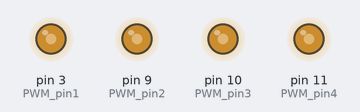
Recording of a sketch running on a simulated Arduino Uno, built with avr-gcc and run on an emulated ATmega328P. On the bench: output pins drawn as LEDs (lit = HIGH).

Above: at 0.1 s.
Timing chart, 0 to 1.6 s (numbered marks = the images above):
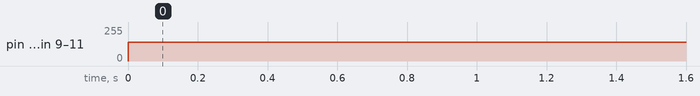

Measured:
- by itself, pin 3 (PWM_pin1), pin 9 (PWM_pin2), pin 10 (PWM_pin3), pin 11 (PWM_pin4): 0/255 → 140/255 at 0.00 s

The sketch:

pwn_test_20191011.ino
```cpp
int PWM_pin1 = 3;
int PWM_pin2 = 9;
int PWM_pin3 = 10;
int PWM_pin4 = 11;
int pwm_percent = 2.55*55;

void setup()
{
  pinMode(PWM_pin1, OUTPUT);
  pinMode(PWM_pin2, OUTPUT);
  pinMode(PWM_pin3, OUTPUT);
  pinMode(PWM_pin4, OUTPUT);
}

void loop()
{
  analogWrite(PWM_pin1, pwm_percent);
  analogWrite(PWM_pin2, pwm_percent);
  analogWrite(PWM_pin3, pwm_percent);
  analogWrite(PWM_pin4, pwm_percent);
}
```
